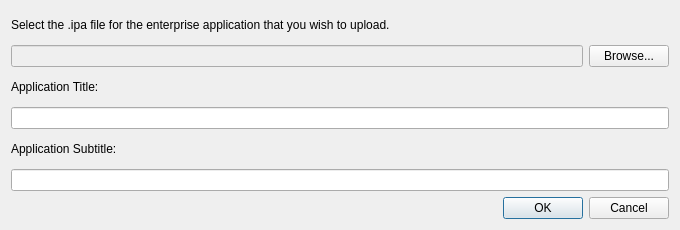
<?xml version="1.0" encoding="UTF-8"?>
<ui version="4.0">
 <class>IOSEnterpriseAppUploadDlg</class>
 <widget class="QDialog" name="IOSEnterpriseAppUploadDlg">
  <property name="geometry">
   <rect>
    <x>0</x>
    <y>0</y>
    <width>680</width>
    <height>230</height>
   </rect>
  </property>
  <property name="sizePolicy">
   <sizepolicy hsizetype="Preferred" vsizetype="Fixed">
    <horstretch>0</horstretch>
    <verstretch>0</verstretch>
   </sizepolicy>
  </property>
  <property name="windowTitle">
   <string>Dialog</string>
  </property>
  <property name="sizeGripEnabled">
   <bool>false</bool>
  </property>
  <layout class="QGridLayout" name="gridLayout">
   <item row="0" column="0" colspan="2">
    <widget class="QLabel" name="label_2">
     <property name="text">
      <string>Select the .ipa file for the enterprise application that you wish to upload.</string>
     </property>
    </widget>
   </item>
   <item row="1" column="0" colspan="4">
    <layout class="QHBoxLayout" name="horizontalLayout">
     <item>
      <widget class="QLineEdit" name="ipaFilePath">
       <property name="enabled">
        <bool>false</bool>
       </property>
      </widget>
     </item>
     <item>
      <widget class="QPushButton" name="browse">
       <property name="text">
        <string>Browse...</string>
       </property>
      </widget>
     </item>
    </layout>
   </item>
   <item row="2" column="0">
    <widget class="QLabel" name="label">
     <property name="text">
      <string>Application Title:</string>
     </property>
    </widget>
   </item>
   <item row="3" column="0" colspan="4">
    <widget class="QLineEdit" name="title"/>
   </item>
   <item row="4" column="0">
    <widget class="QLabel" name="label_3">
     <property name="text">
      <string>Application Subtitle:</string>
     </property>
    </widget>
   </item>
   <item row="5" column="0" colspan="4">
    <widget class="QLineEdit" name="subtitle"/>
   </item>
   <item row="6" column="0" colspan="2">
    <widget class="QLabel" name="statusLabel">
     <property name="text">
      <string/>
     </property>
    </widget>
   </item>
   <item row="6" column="3">
    <widget class="QDialogButtonBox" name="buttonBox">
     <property name="standardButtons">
      <set>QDialogButtonBox::Cancel|QDialogButtonBox::Ok</set>
     </property>
    </widget>
   </item>
   <item row="6" column="2">
    <widget class="CircularProgressIndicator" name="circularProgress" native="true">
     <property name="minimumSize">
      <size>
       <width>20</width>
       <height>12</height>
      </size>
     </property>
     <property name="maximumSize">
      <size>
       <width>16777215</width>
       <height>16777215</height>
      </size>
     </property>
    </widget>
   </item>
  </layout>
 </widget>
 <customwidgets>
  <customwidget>
   <class>CircularProgressIndicator</class>
   <extends>QWidget</extends>
   <header>FileWaveGuiLib/circularprogressindicator.h</header>
   <container>1</container>
  </customwidget>
 </customwidgets>
 <resources/>
 <connections/>
</ui>
